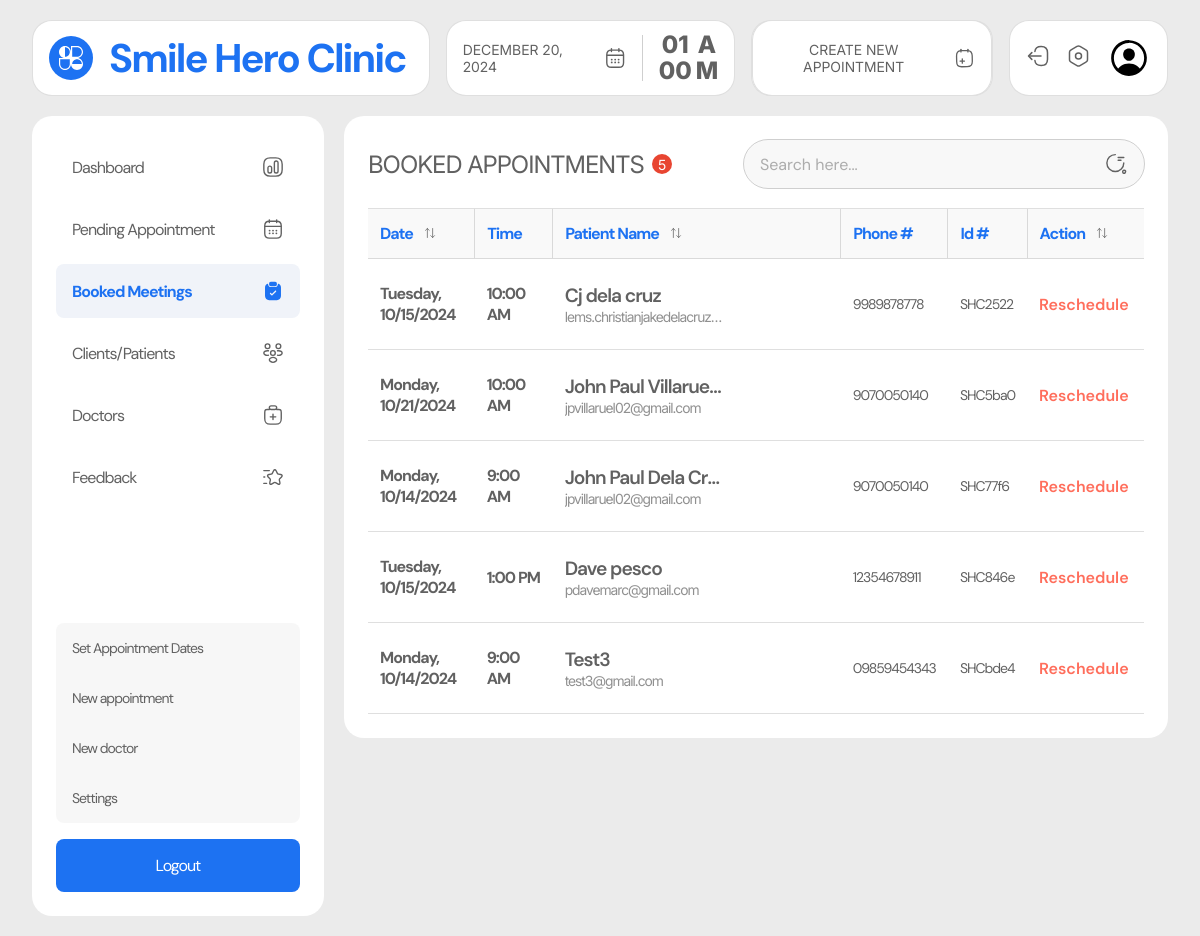
The page /admin/booked.php (signed in) on the database as committed earlier.
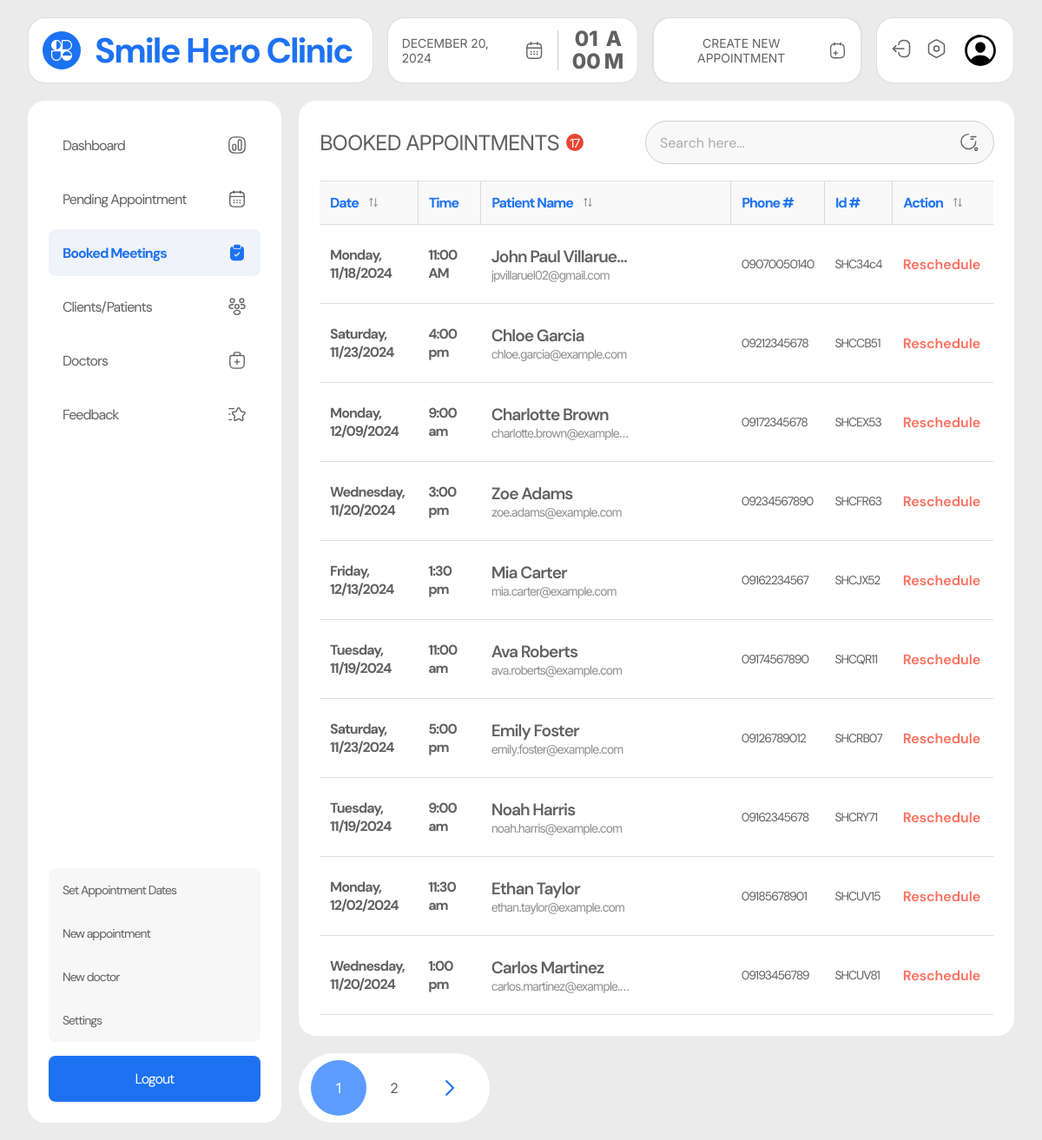
The same page on the database as committed later.
### tables this page shows
CREATE TABLE `appointments` (
  `user_id` varchar(100) NOT NULL,
  `doctor_id` varchar(100) DEFAULT NULL,
  `appointment_id` varchar(20) NOT NULL,
  `label` varchar(100) NOT NULL,
  `name` varchar(255) NOT NULL,
  `email` varchar(255) NOT NULL,
  `contact` varchar(30) NOT NULL,
  `message` text NOT NULL,
  `date` varchar(30) NOT NULL,
  `time` varchar(30) NOT NULL,
  `service` varchar(100) NOT NULL,
  `location` varchar(100) NOT NULL,
  `status` varchar(50) NOT NULL,
  `created_at` datetime NOT NULL
);

### admin/booked.php (the view, shortened to what this page needs)
<?php
require_once '../includes/dbh.inc.php';
require_once './includes/pagination.php';
$limit = 10;
$page = isset($_GET['page']) ? (int)$_GET['page'] : 1;
$start = ($page - 1) * $limit;
$totalQuery = "SELECT COUNT(*) AS total FROM appointments WHERE status = 'accepted' OR status = 'rescheduled'";
$totalResult = $conn->query($totalQuery);
$totalRow = $totalResult->fetch_assoc();
$totalRecords = $totalRow['total'];
$query = "SELECT * FROM appointments WHERE status = 'accepted' OR status = 'rescheduled' LIMIT $start, $limit";
$result = $conn->query($query);
$users = [];
if ($result->num_rows > 0) {
  while ($row = $result->fetch_assoc()) {
    $users[] = $row;
  }
}
$totalPages = ceil($totalRecords / $limit);
?>
<!DOCTYPE html>
<html lang="en">
<head>
  <link rel="stylesheet" href="../src/dist/styles.css" />
</head>
<body class="admin__page">
  <main class="admin__main">
    <?php include("includes/nav.php"); ?>
     <section class="admin__content">
      <?php include("includes/side_nav.php"); ?>
      <div class="booked__container">
        <div class="booked-appointments__table">
          <div class="table-heading__container">
            <h1 class="table-heading">booked appointments <span class="table-item-count"><?php echo $totalRecords ?></span></h1>
            <?php include("includes/search.php"); ?>
          </div>
          <table>
            <thead>
              <tr>
                <th>
                  date
                  <div class="dropdown-container">
                    <button class="filter-btn">
                    </button>
                  </div>
                </th>
                <th>
                  time
                </th>
                <th>
                  patient name
                  <div class="dropdown-container">
                    <button class="filter-btn">
                    </button>
                  </div>
                </th>
                <th>phone #</th>
                <th>id #</th>
                <th>
                  action
                  <div class="dropdown-container">
                    <button class="filter-btn">
                    </button>
                  </div>
                </th>
              </tr>
            </thead>
            <tbody id="items">
              <?php foreach ($users as $user){?>
              <tr class="item-row appointment-row"
                data-date="<?php echo date('Y-m-d', strtotime($user['date'])); ?>">
                <td class="patient-cell date" data-date="<?php echo $user['date'] ?>">
                  <?php echo date('l, m/d/Y', strtotime($user['date'])); ?>
                </td>
                <td class="patient-cell time">
                  <?php echo $user['time']; ?>
                </td>
                <td class="patient-cell name-email" data-label="<?php echo $user['label'] ?>">
                  <p class="patient-name" title="<?php echo $user['name']; ?>">
                    <?php echo $user['name']; ?>
                  </p>
                  <p class="patient-email" title="<?php echo $user['email']; ?>">
                    <?php echo $user['email']; ?>
                  </p>
                </td>
                <td class="patient-cell phone">
                  <?php echo $user['contact']; ?>
                </td>
                <td class="patient-cell apt-id">
                  <?php echo $user['appointment_id']; ?>
                </td>
                <td class="patient-cell action" data-status="<?php echo $user['status']; ?>">
                </td>
              </tr>
              <?php } ?>
            </tbody>
          </table>
        </div>
        <?php renderPagination($page, $totalPages) ?>
      </div>
    </section>
  </main>
</body>
</html>

### admin/includes/pagination.php (shortened to what this page needs)
<?php
function renderPagination($currentPage, $totalPages) {
    if ($totalPages <= 1) return;
    echo '<div class="pagination">
            <div class="container">';
    for ($i = 1; $i <= $totalPages; $i++) {
        $activeClass = $i == $currentPage ? 'active-page' : '';
        echo '<a href="?page=' . $i . '" class="button ' . $activeClass . '">' . $i . '</a>';
    }
    if ($currentPage < $totalPages) {
        echo '<a href="?page=' . ($currentPage + 1) . '" class="button icon">
                <svg width="32" height="32" viewBox="0 0 32 32" fill="none" xmlns="http://www.w3.org/2000/svg">
                  <path d="M12.036 8.00655L20.0426 16.0131L12.036 24.0197" stroke="#1D72F2" stroke-width="2" stroke-linecap="round" stroke-linejoin="round"/>
                </svg>
              </a>';
    }
    echo '</div>
    </div>';
}

Rows that differ between the two databases and show on the page:
removed appointments: date "Tuesday, 10/15/2024", time "10:00 AM", name "Cj dela cruz", email "lems.christianjakedelacruz…", contact "9989878778", appointment_id "SHC2522"
removed appointments: date "Monday, 10/21/2024", time "10:00 AM", name "John Paul Villaruel…", email "jpvillaruel02@gmail.com", contact "9070050140", appointment_id "SHC5ba0"
removed appointments: date "Monday, 10/14/2024", time "9:00 AM", name "John Paul Dela Cr…", email "jpvillaruel02@gmail.com", contact "9070050140", appointment_id "SHC77f6"
removed appointments: date "Tuesday, 10/15/2024", time "1:00 PM", name "Dave pesco", email "pdavemarc@gmail.com", contact "12354678911", appointment_id "SHC846e"
removed appointments: date "Monday, 10/14/2024", time "9:00 AM", name "Test3", email "test3@gmail.com", contact "09859454343", appointment_id "SHCbde4"
added appointments: date "Monday, 11/18/2024", time "11:00 AM", name "John Paul Villaruel…", email "jpvillaruel02@gmail.com", contact "09070050140", appointment_id "SHC34c4"
added appointments: date "Saturday, 11/23/2024", time "4:00 pm", name "Chloe Garcia", email "chloe.garcia@example.com", contact "09212345678", appointment_id "SHCCB51"
added appointments: date "Monday, 12/09/2024", time "9:00 am", name "Charlotte Brown", email "charlotte.brown@example…", contact "09172345678", appointment_id "SHCEX53"
added appointments: date "Wednesday, 11/20/2024", time "3:00 pm", name "Zoe Adams", email "zoe.adams@example.com", contact "09234567890", appointment_id "SHCFR63"
added appointments: date "Friday, 12/13/2024", time "1:30 pm", name "Mia Carter", email "mia.carter@example.com", contact "09162234567", appointment_id "SHCJX52"
added appointments: date "Tuesday, 11/19/2024", time "11:00 am", name "Ava Roberts", email "ava.roberts@example.com", contact "09174567890", appointment_id "SHCQR11"
added appointments: date "Saturday, 11/23/2024", time "5:00 pm", name "Emily Foster", email "emily.foster@example.com", contact "09126789012", appointment_id "SHCRB07"
added appointments: date "Tuesday, 11/19/2024", time "9:00 am", name "Noah Harris", email "noah.harris@example.com", contact "09162345678", appointment_id "SHCRY71"
added appointments: date "Monday, 12/02/2024", time "11:30 am", name "Ethan Taylor", email "ethan.taylor@example.com", contact "09185678901", appointment_id "SHCUV15"
added appointments: date "Wednesday, 11/20/2024", time "1:00 pm", name "Carlos Martinez", email "carlos.martinez@example.…", contact "09193456789", appointment_id "SHCUV81"
Other text that changed with them:
$totalRecords: "5" → "17"
new list line: "1"
new list line: "2"
